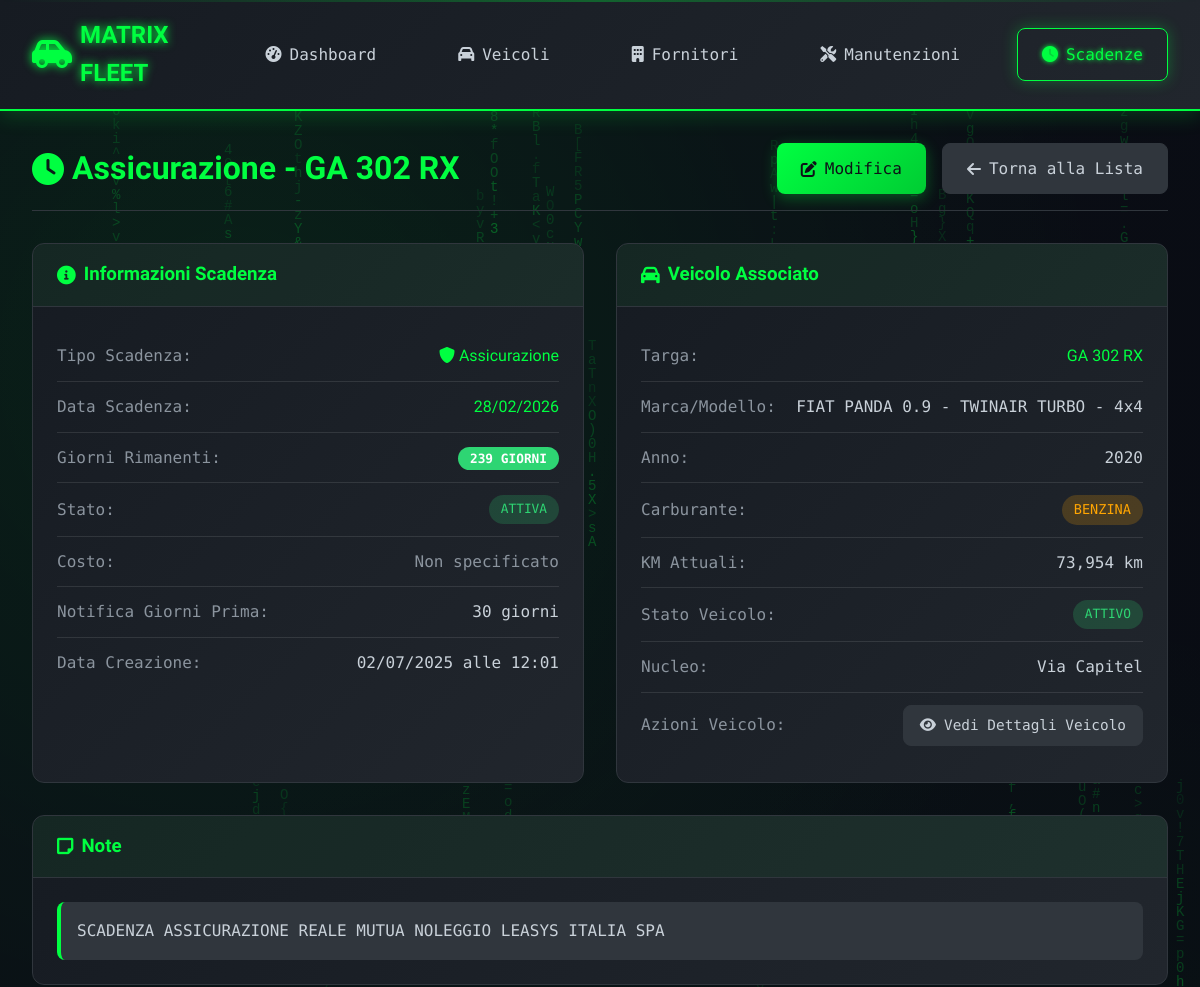
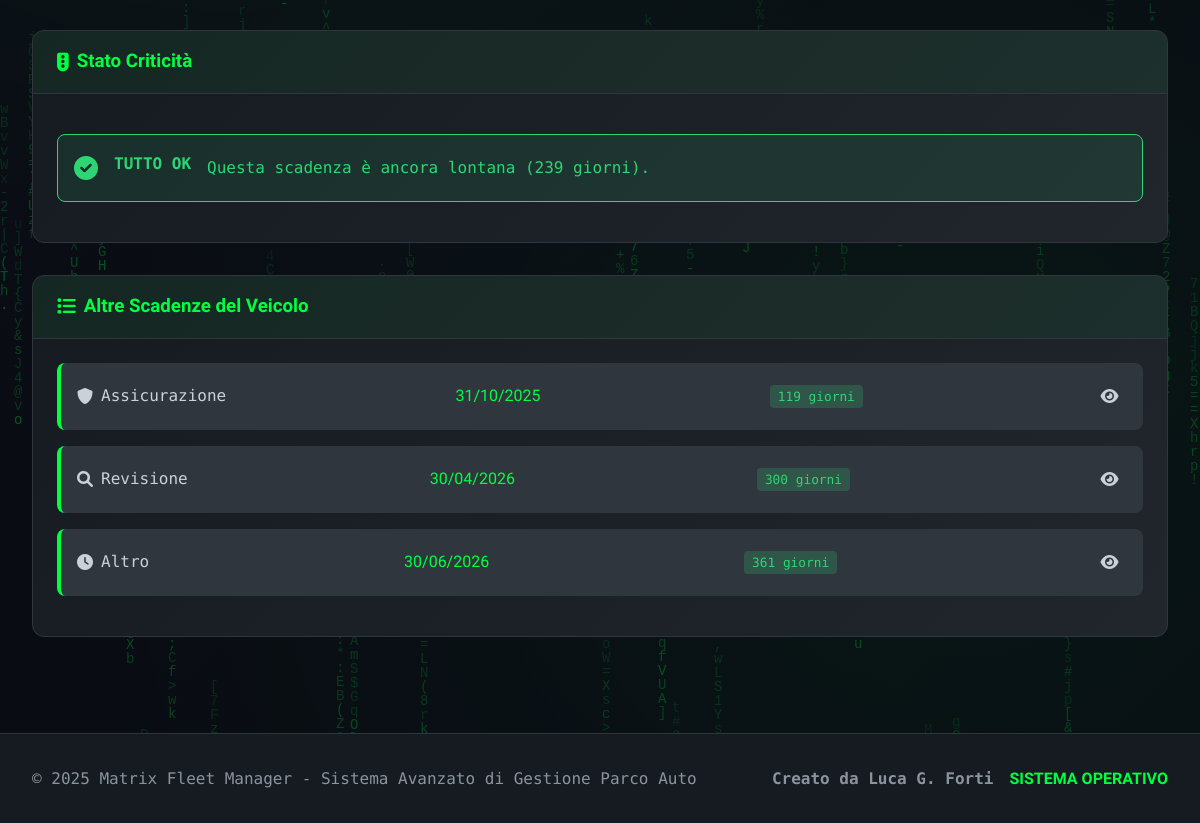
The page /scadenze/dettaglio/3 on the database its author committed (2 pictures, top to bottom).
### app/models.py (models this page shows, shortened)
class Scadenza(db.Model):
    __tablename__ = 'scadenze'
    id = db.Column(db.Integer, primary_key=True)
    veicolo_id = db.Column(db.Integer, db.ForeignKey('veicoli.id'), nullable=False)
    tipo_scadenza = db.Column(db.String(50), nullable=False)
    data_scadenza = db.Column(db.Date, nullable=False)
    costo = db.Column(db.Numeric(10, 2))
    stato = db.Column(db.String(20), default='Attiva')
    note = db.Column(db.Text)
    notifica_giorni = db.Column(db.Integer, default=30)
    nucleo = db.Column(db.String(50), default='Via Capitel')
    data_creazione = db.Column(db.DateTime, default=datetime.utcnow)
    @property
    def giorni_alla_scadenza(self):
        if self.data_scadenza:
            delta = self.data_scadenza - date.today()
            return delta.days
        return None

class Veicolo(db.Model):
    __tablename__ = 'veicoli'
    id = db.Column(db.Integer, primary_key=True)
    targa = db.Column(db.String(10), nullable=False, unique=True)
    marca = db.Column(db.String(50), nullable=False)
    modello = db.Column(db.String(50), nullable=False)
    anno_immatricolazione = db.Column(db.Integer, nullable=False)
    data_immatricolazione = db.Column(db.Date, nullable=False)
    km_attuali = db.Column(db.Integer, default=0)
    carburante = db.Column(db.String(20), nullable=False)
    carburante_personalizzato = db.Column(db.String(50))  # NUOVO CAMPO
    cilindrata = db.Column(db.Integer)
    colore = db.Column(db.String(30))
    stato = db.Column(db.String(20), default='Attivo')
    note = db.Column(db.Text)
    carta_carburante = db.Column(db.String(100))
    pin_carburante = db.Column(db.String(20))
    societa_noleggio_id = db.Column(db.Integer, db.ForeignKey('fornitori.id'))
    nucleo = db.Column(db.String(50), default='Via Capitel')
    data_creazione = db.Column(db.DateTime, default=datetime.utcnow)
    manutenzioni = db.relationship('Manutenzione', backref='veicolo', lazy=True,
                                 order_by='desc(Manutenzione.data_intervento)')
    scadenze = db.relationship('Scadenza', backref='veicolo', lazy=True,
                              order_by='desc(Scadenza.data_scadenza)')
    societa_noleggio = db.relationship('Fornitore', foreign_keys=[societa_noleggio_id])
    @property
    def carburante_display(self):
        return self.carburante_personalizzato if self.carburante_personalizzato else self.carburante

### app/routes/scadenze.py (the view)
@scadenze_bp.route('/dettaglio/<int:id>')
def dettaglio_scadenza(id):
    scadenza = Scadenza.query.get_or_404(id)
    return render_template('scadenze/dettaglio.html', scadenza=scadenza)

### app/templates/scadenze/dettaglio.html (shortened to what this page needs)
{% extends "base.html" %}
{% block content %}
<div class="detail-container">
    <div class="detail-header">
        <h1 class="detail-title">
            <i class="fas fa-clock"></i>
        </h1>
        <div class="detail-actions">
            <a href="{{ url_for('scadenze.modifica_scadenza', id=scadenza.id) }}" class="btn btn-primary">
                <i class="fas fa-edit"></i> Modifica
            </a>
            <a href="{{ url_for('scadenze.index_scadenze') }}" class="btn btn-secondary">
                <i class="fas fa-arrow-left"></i> Torna alla Lista
            </a>
        </div>
    </div>
    <div class="detail-grid">
        <div class="detail-panel">
            <h3><i class="fas fa-info-circle"></i> Informazioni Scadenza</h3>
            <div class="detail-content">
                <div class="detail-row">
                    <span class="detail-label">Tipo Scadenza:</span>
                    <span class="detail-value highlight">
                        <i class="fas fa-{% if scadenza.tipo_scadenza == 'Revisione' %}search{% elif scadenza.tipo_scadenza == 'Assicurazione' %}shield-alt{% elif scadenza.tipo_scadenza == 'Bollo' %}receipt{% else %}clock{% endif %}"></i>
                        {{ scadenza.tipo_scadenza }}
                    </span>
                </div>
                <div class="detail-row">
                    <span class="detail-label">Data Scadenza:</span>
                    <span class="detail-value highlight">{{ scadenza.data_scadenza.strftime('%d/%m/%Y') }}</span>
                </div>
                <div class="detail-row">
                    <span class="detail-label">Giorni Rimanenti:</span>
                    <span class="detail-value">
                        {% if scadenza.giorni_alla_scadenza <= 0 %}
                            <span class="days-badge expired">SCADUTA ({{ scadenza.giorni_alla_scadenza|abs }} giorni fa)</span>
                        {% elif scadenza.giorni_alla_scadenza <= 7 %}
                            <span class="days-badge critical">{{ scadenza.giorni_alla_scadenza }} giorni</span>
                        {% elif scadenza.giorni_alla_scadenza <= 30 %}
                            <span class="days-badge warning">{{ scadenza.giorni_alla_scadenza }} giorni</span>
                        {% else %}
                            <span class="days-badge ok">{{ scadenza.giorni_alla_scadenza }} giorni</span>
                        {% endif %}
                    </span>
                </div>
                <div class="detail-row">
                    <span class="detail-label">Stato:</span>
                    <span class="status-badge status-{{ scadenza.stato.lower() }}">
                        {{ scadenza.stato }}
                    </span>
                </div>
                <div class="detail-row">
                    <span class="detail-label">Costo:</span>
                    <span class="detail-value">
                        {% if scadenza.costo %}
                            <span class="cost-value">€{{ "%.2f"|format(scadenza.costo) }}</span>
                        {% else %}
                            <span class="text-muted">Non specificato</span>
                        {% endif %}
                    </span>
                </div>
                <div class="detail-row">
                    <span class="detail-label">Notifica Giorni Prima:</span>
                    <span class="detail-value">{{ scadenza.notifica_giorni }} giorni</span>
                </div>
                <div class="detail-row">
                    <span class="detail-label">Data Creazione:</span>
                    <span class="detail-value">{{ scadenza.data_creazione.strftime('%d/%m/%Y alle %H:%M') }}</span>
                </div>
            </div>
        </div>
        <div class="detail-panel">
            <h3><i class="fas fa-car"></i> Veicolo Associato</h3>
            <div class="detail-content">
                <div class="detail-row">
                    <span class="detail-label">Targa:</span>
                    <span class="detail-value highlight">{{ scadenza.veicolo.targa }}</span>
                </div>
                <div class="detail-row">
                    <span class="detail-label">Marca/Modello:</span>
                    <span class="detail-value">{{ scadenza.veicolo.marca }} {{ scadenza.veicolo.modello }}</span>
                </div>
                <div class="detail-row">
                    <span class="detail-label">Anno:</span>
                    <span class="detail-value">{{ scadenza.veicolo.anno_immatricolazione }}</span>
                </div>
                <div class="detail-row">
                    <span class="detail-label">Carburante:</span>
                    <span class="badge badge-{{ scadenza.veicolo.carburante.lower() }}">{{ scadenza.veicolo.carburante_display }}</span>
                </div>
                <div class="detail-row">
                    <span class="detail-label">KM Attuali:</span>
                    <span class="detail-value">{{ "{:,}".format(scadenza.veicolo.km_attuali) }} km</span>
                </div>
                <div class="detail-row">
                    <span class="detail-label">Stato Veicolo:</span>
                    <span class="status-badge status-{{ scadenza.veicolo.stato.lower().replace(' ', '-') }}">
                        {{ scadenza.veicolo.stato }}
                    </span>
                </div>
                <div class="detail-row">
                    <span class="detail-label">Nucleo:</span>
                    <span class="detail-value">{{ scadenza.veicolo.nucleo }}</span>
                </div>
                <div class="detail-row">
                    <span class="detail-label">Azioni Veicolo:</span>
                    <span class="detail-value">
                        <a href="{{ url_for('veicoli.dettaglio_veicolo', id=scadenza.veicolo.id) }}" class="btn btn-secondary btn-sm">
                            <i class="fas fa-eye"></i> Vedi Dettagli Veicolo
                        </a>
                    </span>
                </div>
            </div>
        </div>
        {% if scadenza.note %}
        <div class="detail-panel full-width">
            <h3><i class="fas fa-sticky-note"></i> Note</h3>
            <div class="detail-content">
                <p class="note-text">{{ scadenza.note }}</p>
            </div>
        </div>
        {% endif %}
        <div class="detail-panel full-width">
            <h3><i class="fas fa-traffic-light"></i> Stato Criticità</h3>
            <div class="detail-content">
                {% if scadenza.giorni_alla_scadenza <= 0 %}
                    <div class="alert-box critical">
                        <i class="fas fa-exclamation-triangle"></i>
                        <strong>SCADENZA SUPERATA!</strong>
                        <p>Questa scadenza è scaduta {{ scadenza.giorni_alla_scadenza|abs }} giorni fa. Intervento urgente richiesto!</p>
                    </div>
                {% elif scadenza.giorni_alla_scadenza <= 7 %}
                    <div class="alert-box warning">
                        <i class="fas fa-clock"></i>
                        <strong>SCADENZA CRITICA!</strong>
                        <p>Questa scadenza scadrà tra {{ scadenza.giorni_alla_scadenza }} giorni. Pianificare intervento.</p>
                    </div>
                {% elif scadenza.giorni_alla_scadenza <= 30 %}
                    <div class="alert-box info">
                        <i class="fas fa-info-circle"></i>
                        <strong>ATTENZIONE</strong>
                        <p>Questa scadenza scadrà tra {{ scadenza.giorni_alla_scadenza }} giorni. Tenere sotto controllo.</p>
                    </div>
                {% else %}
                    <div class="alert-box success">
                        <i class="fas fa-check-circle"></i>
                        <strong>TUTTO OK</strong>
                        <p>Questa scadenza è ancora lontana ({{ scadenza.giorni_alla_scadenza }} giorni).</p>
                    </div>
                {% endif %}
            </div>
        </div>
        <div class="detail-panel full-width">
            <h3><i class="fas fa-list"></i> Altre Scadenze del Veicolo</h3>
            <div class="detail-content">
                {% set altre_scadenze = scadenza.veicolo.scadenze|rejectattr('id', 'equalto', scadenza.id)|list %}
                {% if altre_scadenze %}
                    <div class="scadenze-list">
                        {% for altra_scadenza in altre_scadenze|sort(attribute='data_scadenza') %}
                        <div class="scadenza-item {% if altra_scadenza.giorni_alla_scadenza <= 7 %}urgent{% endif %}">
                            <div class="scadenza-type">
                                <i class="fas fa-{% if altra_scadenza.tipo_scadenza == 'Revisione' %}search{% elif altra_scadenza.tipo_scadenza == 'Assicurazione' %}shield-alt{% elif altra_scadenza.tipo_scadenza == 'Bollo' %}receipt{% else %}clock{% endif %}"></i>
                                {{ altra_scadenza.tipo_scadenza }}
                            </div>
                            <div class="scadenza-date">{{ altra_scadenza.data_scadenza.strftime('%d/%m/%Y') }}</div>
                            <div class="scadenza-status">
                                {% if altra_scadenza.giorni_alla_scadenza <= 0 %}
                                    <span class="status-expired">SCADUTA</span>
                                {% elif altra_scadenza.giorni_alla_scadenza <= 7 %}
                                    <span class="status-critical">{{ altra_scadenza.giorni_alla_scadenza }} giorni</span>
                                {% else %}
                                    <span class="status-ok">{{ altra_scadenza.giorni_alla_scadenza }} giorni</span>
                                {% endif %}
                            </div>
                            <div class="scadenza-actions">
                                <a href="{{ url_for('scadenze.dettaglio_scadenza', id=altra_scadenza.id) }}" class="btn-action" title="Visualizza">
                                    <i class="fas fa-eye"></i>
                                </a>
                            </div>
                        </div>
                        {% endfor %}
                    </div>
                {% else %}
                    <div class="empty-state">
                        <i class="fas fa-clock"></i>
                        <p>Nessun'altra scadenza per questo veicolo</p>
                    </div>
                {% endif %}
            </div>
        </div>
    </div>
</div>
{% endblock %}

### app/templates/scadenze/dettaglio.html (style rules this page uses)
.alert-box { padding: 1rem; border-radius: 8px; display: flex; align-items: center; gap: 1rem; margin: 1rem 0; }
.alert-box.success { background: rgba(46, 213, 115, 0.1); border: 1px solid var(--matrix-success); color: var(--matrix-success); }
.alert-box i { font-size: 1.5rem; }
.alert-box strong { display: block; margin-bottom: 0.5rem; }
.btn-sm { padding: 0.5rem 1rem; font-size: 0.9rem; }
.scadenza-item { display: flex; justify-content: space-between; align-items: center; padding: 1rem; background: var(--matrix-light-gray); border-radius: 8px; border-left: 4px solid var(--matrix-green); margin-bottom: 1rem; }
.scadenza-actions { display: flex; gap: 0.5rem; }

### rows shown on the page
Scadenza: tipo_scadenza "Assicurazione", data_scadenza "28/02/2026", giorni_alla_scadenza "239", stato "ATTIVA", notifica_giorni "30", data_creazione "02/07/2025 alle 12:01", note "SCADENZA ASSICURAZIONE REALE MUTUA NOLEGGIO LEASYS ITALIA SPA"
Veicolo: veicolo.targa "GA 302 RX", veicolo.marca "FIAT PANDA", veicolo.modello "0.9 - TWINAIR TURBO - 4x4", veicolo.anno_immatricolazione "2020", veicolo.carburante_display "BENZINA", veicolo.km_attuali "73,954", veicolo.stato "ATTIVO", veicolo.nucleo "Via Capitel"
Scadenza: tipo_scadenza "Assicurazione", data_scadenza "31/10/2025", giorni_alla_scadenza "119"
Scadenza: tipo_scadenza "Revisione", data_scadenza "30/04/2026", giorni_alla_scadenza "300"
Scadenza: tipo_scadenza "Altro", data_scadenza "30/06/2026", giorni_alla_scadenza "361"
